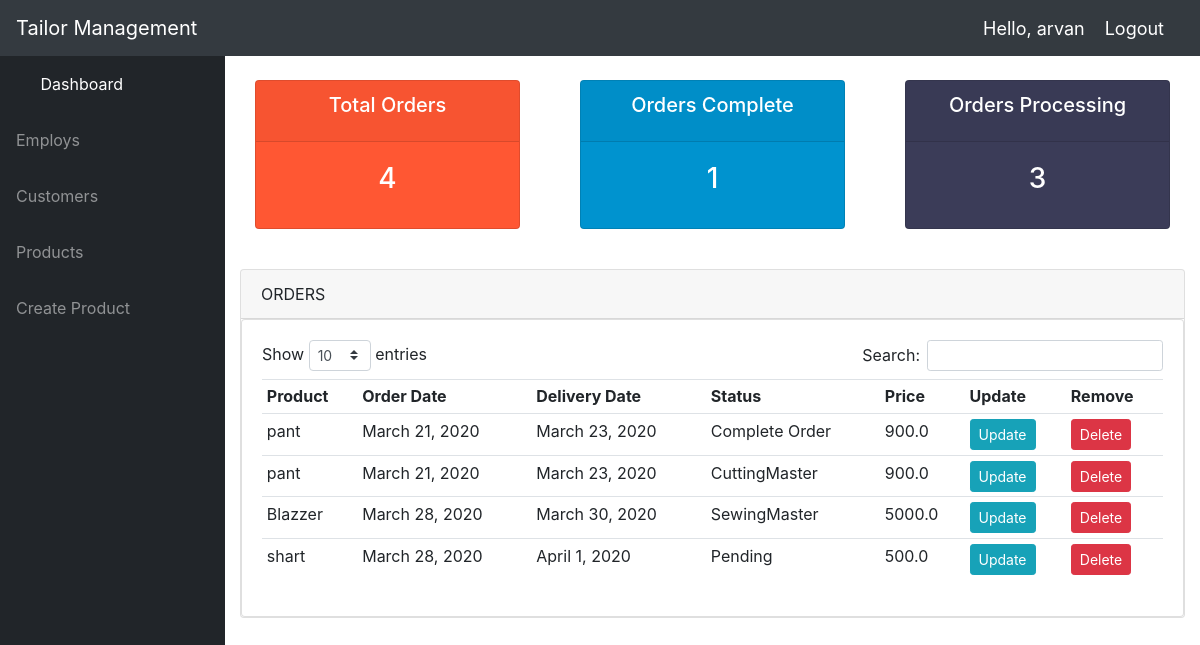
Before: / (signed in) with the older database file.
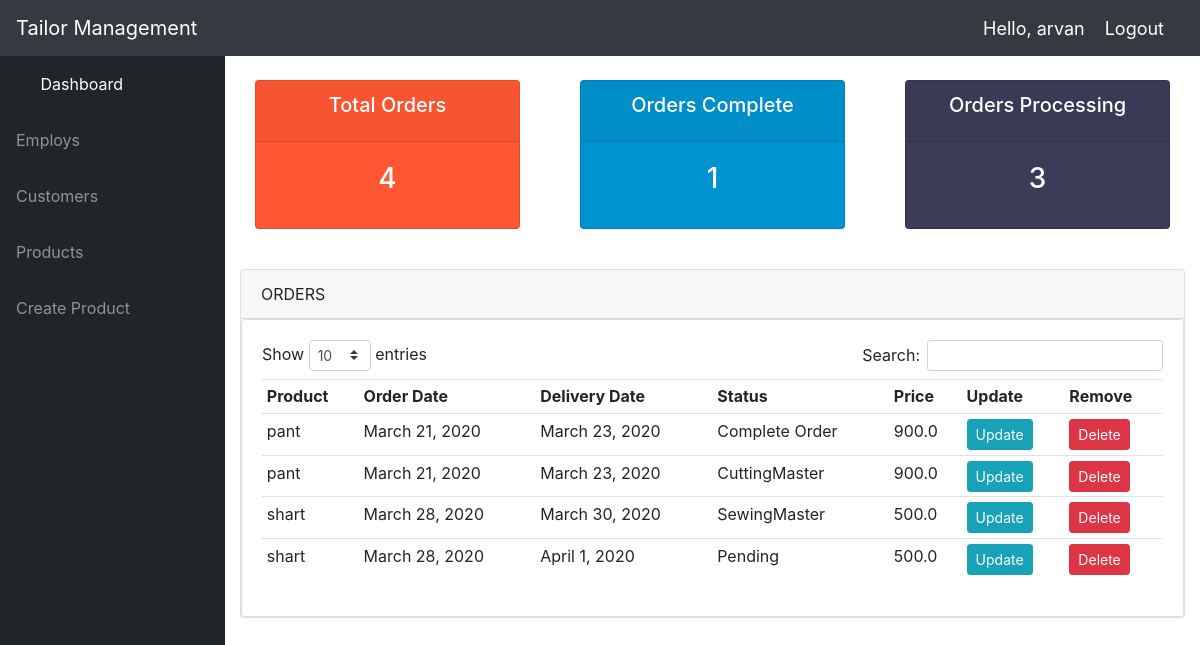
After: the same page with the newer database file.
### accounts/models.py (models this page shows, shortened)
class Order(models.Model):
    STATUS = (
        ('Pending', 'Pending'),
        ('CuttingMaster', 'CuttingMaster'),
        ('SewingMaster', 'SewingMaster'),
        ('OtherEmploy', 'OtherEmploy'),
        ('Out for delivery', 'Out for delivery'),
        ('Delivered', 'Delivered'),
        ('Complete Order','Complete Order')
    )
    customer = models.ForeignKey(Customer, null=True, on_delete=models.SET_NULL)
    product = models.ForeignKey(Product, null=True, on_delete=models.SET_NULL)
    cuttingmaster = models.ForeignKey(CuttingMaster, null=True, on_delete=models.SET_NULL)
    sewingmaster = models.ForeignKey(SewingMaster, null=True, on_delete=models.SET_NULL)
    subemploy = models.ForeignKey(SubEmploy, null=True, on_delete=models.SET_NULL)
    status = models.CharField(max_length=200, null=True, choices=STATUS, default='Pending')
    note = models.CharField(max_length=1000, null=True, default='hello')
    date_created = models.DateTimeField(auto_now_add=True, null=True)
    delivery_date = models.DateTimeField(auto_now_add=False, auto_now=False, blank=True, null=True)

class Product(models.Model):
    CATEGORY = (
        ('Indoor', 'Indoor'),
        ('Out Door', 'Out Door'),
    )
    name = models.CharField(max_length=200, null=True)
    price = models.FloatField(null=True)
    category = models.CharField(max_length=200, null=True, choices=CATEGORY)
    description = models.TextField(max_length=1000, null=True, blank=True)
    date_created = models.DateTimeField(auto_now_add=True, null=True)
    product_pic = models.ImageField(default="profile1.png", null=True, blank=True)
    tags = models.ManyToManyField(Tag)
    def __str__(self):
        return self.name

### accounts/decorators.py (the view)
	def wrapper_function(request, *args, **kwargs):
		group = None
		if request.user.groups.exists():
			group = request.user.groups.all()[0].name
		if group == 'customer':
			return redirect('user-page')
		if group == 'admin':
			return view_func(request, *args, **kwargs)

### accounts/views.py (called while the page is built)
@login_required(login_url='login')
@admin_only
def home(request):
	customers = Customer.objects.all()
	total_customers = customers.count()
	orders = Order.objects.all()
	total_orders = orders.count()
	delivered = orders.filter(status='Delivered').count()
	complete = orders.filter(status='Complete Order').count()
	pending = orders.filter(status='Pending').count()
	cuttingmaster = orders.filter(status='CuttingMaster').count()
	sewingmaster = orders.filter(status='SewingMaster').count()
	processing = pending + cuttingmaster + sewingmaster
	cuttingmasters = CuttingMaster.objects.all()
	context = {
		'orders': orders, 'customers': customers,
		'total_orders': total_orders, 'delivered': delivered,
		'pending': pending, 'cuttingmaster': cuttingmaster,
		'processing': processing, 'complete':complete
		}
	return render(request, 'accounts/dashboard.html', context)

### accounts/templates/accounts/dashboard.html (shortened to what this page needs)
{%  extends 'accounts/main.html' %}
{% block content %}
{%  include 'accounts/status.html' %}
<br>
<div class="card mb-4">
<div class="card-header"> ORDERS </div>
		<div class="card card-body">
        <div class="table-responsive">
           <div id="dataTable_wrapper" class="dataTables_wrapper dt-bootstrap4">
        <div class="row">
            <div class="col-sm-12 col-md-6">
                <div class="dataTables_length" id="dataTable_length">
                    <label>Show
                        <select name="dataTable_length" aria-controls="dataTable" class="custom-select custom-select-sm form-control form-control-sm">
                            <option value="10">10</option>
                        </select> entries</label></div></div><div class="col-sm-12 col-md-6"><div id="dataTable_filter" class="dataTables_filter">
            <label>Search:<input type="search" class="form-control form-control-sm" placeholder="" aria-controls="dataTable"></label>
        </div>
        </div>
        </div>
               <div class="row">
			<table class="table table-sm">
				<tr>
					<th>Product</th>
					<th>Order Date</th>
                    <th>Delivery Date</th>
					<th>Status</th>
                    <th>Price</th>
					<th>Update</th>
					<th>Remove</th>
				</tr>
				{% for order in orders %}
					<tr>
						<td>{{order.product}}</td>
						<td>{{order.date_created.date}}</td>
                        <td>{{order.delivery_date.date}}</td>
						<td>{{order.status}}</td>
                        <td>{{ order.product.price }}</td>
						<td><a class="btn btn-sm btn-info" href="{% url 'update_order' order.id %}">Update</a></td>
						<td><a class="btn btn-sm btn-danger" href="{% url 'delete_order' order.id %}">Delete</a></td>
					</tr>
				{% endfor %}
			</table>
		</div>
</div>
</div>
        </div>
</div>
{% endblock %}

Changed rows visible on the page:
changed Order "March 30, 2020": product "Blazzer" → "shart"; product.price "5000.0" → "500.0"
